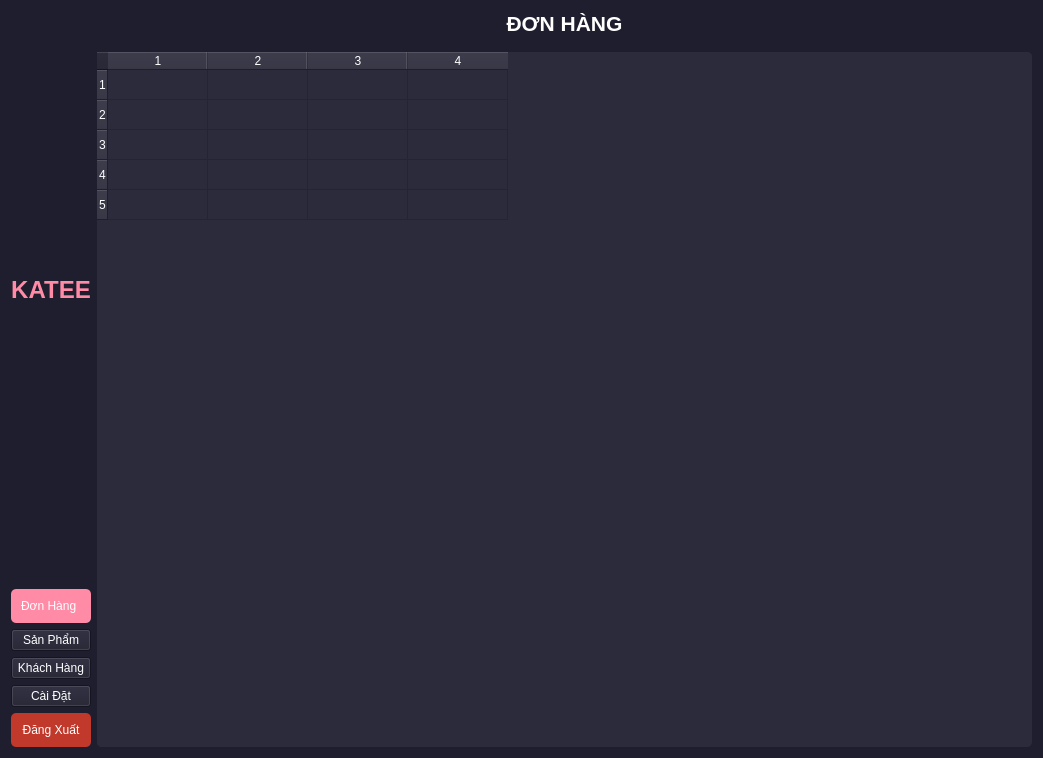
<?xml version="1.0" encoding="UTF-8"?>
<ui version="4.0">
 <class>OrderManagement</class>
 <widget class="QWidget" name="OrderManagement">
  <property name="geometry">
   <rect>
    <x>0</x>
    <y>0</y>
    <width>1043</width>
    <height>758</height>
   </rect>
  </property>
  <property name="windowTitle">
   <string>KATEE - Quản Lý Đơn Hàng</string>
  </property>
  <property name="styleSheet">
   <string notr="true">background-color: #1e1e2e; color: white;</string>
  </property>
  <layout class="QHBoxLayout" name="mainLayout">
   <item>
    <layout class="QVBoxLayout" name="sidebarLayout">
     <item>
      <widget class="QLabel" name="title">
       <property name="font">
        <font>
         <family>Arial</family>
         <pointsize>18</pointsize>
         <weight>75</weight>
         <bold>true</bold>
        </font>
       </property>
       <property name="styleSheet">
        <string notr="true">color: #ff8ba7; margin-bottom: 15px;</string>
       </property>
       <property name="text">
        <string>KATEE</string>
       </property>
       <property name="alignment">
        <set>Qt::AlignCenter</set>
       </property>
      </widget>
     </item>
     <item>
      <widget class="QPushButton" name="btnOrders">
       <property name="styleSheet">
        <string notr="true">background-color: #ff8ba7; color: white; padding: 10px; text-align: left; border-radius: 5px;</string>
       </property>
       <property name="text">
        <string>Đơn Hàng</string>
       </property>
      </widget>
     </item>
     <item>
      <widget class="QPushButton" name="btnProducts">
       <property name="text">
        <string>Sản Phẩm</string>
       </property>
      </widget>
     </item>
     <item>
      <widget class="QPushButton" name="btnCustomers">
       <property name="text">
        <string>Khách Hàng</string>
       </property>
      </widget>
     </item>
     <item>
      <widget class="QPushButton" name="btnSettings">
       <property name="text">
        <string>Cài Đặt</string>
       </property>
      </widget>
     </item>
     <item>
      <widget class="QPushButton" name="btnLogout">
       <property name="styleSheet">
        <string notr="true">background-color: #c0392b; color: white; padding: 10px; border-radius: 5px;</string>
       </property>
       <property name="text">
        <string>Đăng Xuất</string>
       </property>
      </widget>
     </item>
    </layout>
   </item>
   <item>
    <layout class="QVBoxLayout" name="contentLayout">
     <item>
      <widget class="QLabel" name="headerTitle">
       <property name="font">
        <font>
         <family>Arial</family>
         <pointsize>16</pointsize>
         <weight>75</weight>
         <bold>true</bold>
        </font>
       </property>
       <property name="styleSheet">
        <string notr="true">color: white; margin-bottom: 10px;</string>
       </property>
       <property name="text">
        <string>ĐƠN HÀNG</string>
       </property>
       <property name="alignment">
        <set>Qt::AlignCenter</set>
       </property>
      </widget>
     </item>
     <item>
      <widget class="QTableWidget" name="orderTable">
       <property name="styleSheet">
        <string notr="true">background-color: #2b2b3c; color: white; border-radius: 5px;</string>
       </property>
       <property name="rowCount">
        <number>5</number>
       </property>
       <property name="columnCount">
        <number>4</number>
       </property>
       <row/>
       <row/>
       <row/>
       <row/>
       <row/>
       <column/>
       <column/>
       <column/>
       <column/>
      </widget>
     </item>
    </layout>
   </item>
  </layout>
 </widget>
 <resources/>
 <connections/>
</ui>
